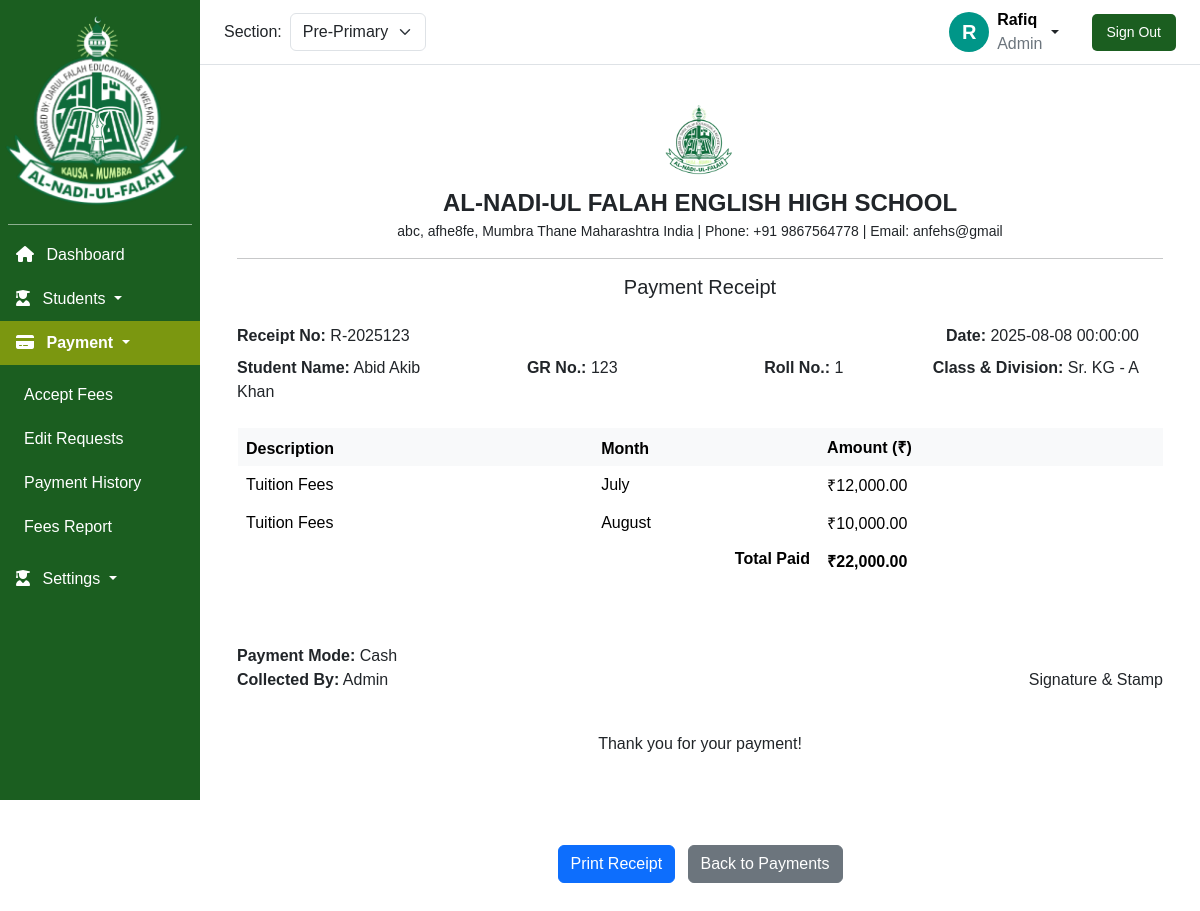
/index.php?page=payments/payment_history/view_receipt&receiptno=R-2025123 (signed in), run on the app's committed database.
### tables this page shows
CREATE TABLE `system_info` (
  `id` int(11) NOT NULL AUTO_INCREMENT,
  `school_name` varchar(100) NOT NULL,
  `email` varchar(50) NOT NULL,
  `phone_no` varchar(20) NOT NULL,
  `address` varchar(500) NOT NULL,
  `academic_year` varchar(10) NOT NULL,
  `logo` varchar(50) NOT NULL DEFAULT './assets/school.png',
  PRIMARY KEY (`id`)
);

CREATE TABLE `fees_table` (
  `id` int(11) NOT NULL AUTO_INCREMENT,
  `receipt_no` varchar(50) NOT NULL,
  `gr_no` varchar(20) NOT NULL,
  `student_name` varchar(255) NOT NULL,
  `description` varchar(50) NOT NULL,
  `amount_paid` int(10) unsigned NOT NULL,
  `due_amount` decimal(10,2) NOT NULL,
  `month_of_payment` varchar(10) NOT NULL,
  `payment_mode` varchar(100) NOT NULL,
  `payment_date` datetime NOT NULL,
  `accepted_by` varchar(20) NOT NULL,
  PRIMARY KEY (`id`),
  KEY `student_gr_no` (`gr_no`),
  CONSTRAINT `fees_table_ibfk_1` FOREIGN KEY (`gr_no`) REFERENCES `students` (`gr_no`)
);

CREATE TABLE `students` (
  `id` int(11) NOT NULL AUTO_INCREMENT,
  `gr_no` varchar(20) NOT NULL,
  `roll_no` int(10) unsigned NOT NULL,
  `first_name` varchar(50) NOT NULL,
  `father_name` varchar(50) NOT NULL,
  `surname` varchar(50) NOT NULL,
  `mother_name` varchar(50) NOT NULL,
  `contact_no` varchar(50) NOT NULL,
  `gender` enum('Male','Female') NOT NULL,
  `section` varchar(50) NOT NULL,
  `class` varchar(50) NOT NULL,
  `division` varchar(10) NOT NULL,
  `management_quota` enum('Yes','No') DEFAULT 'No',
  `discount_percentage` decimal(5,2) DEFAULT 0.00,
  `total_fees_paid` int(11) NOT NULL,
  `due_fees` int(11) NOT NULL,
  `created_at` timestamp NOT NULL DEFAULT current_timestamp(),
  PRIMARY KEY (`id`),
  UNIQUE KEY `gr_no` (`gr_no`),
  KEY `section` (`section`,`class`,`division`),
  KEY `section_2` (`section`,`class`,`division`),
  KEY `class` (`class`),
  KEY `division` (`division`),
  CONSTRAINT `students_ibfk_1` FOREIGN KEY (`section`) REFERENCES `sections` (`section_name`),
  CONSTRAINT `students_ibfk_2` FOREIGN KEY (`class`) REFERENCES `classes` (`class_name`)
);

### get_data/system_info.php (called while the page is built)
<?php
function getSystemInfo($conn)
{
    $query = "SELECT * FROM system_info";
    $result = $conn->query($query);
    $data = $result ? $result->fetch_assoc() : [];
    $schoolName = $data['school_name'] ?? 'Al Nadi Ul Falah';
    $schoolAddress = $data['address'] ?? '123 School Lane, City, Country';
    $schoolPhone = $data['phone_no'] ?? '123-456-7890';
    $schoolEmail = $data['email'] ?? 'info@al-nadi-ul-falah.com';
    $schoolLogo = $data['logo'] ?? 'default_logo.png';
    $academicYear = $data['academic_year'] ?? '2024-2025';
    $systemData = [
        'system_name' => $data['system_name'] ?? 'Fee Manager Portal',
        'school_name' => $schoolName,
        'email' => $schoolEmail,
        'phone' => $schoolPhone,
        'address' => $schoolAddress,
        'logo' => $schoolLogo,
        'academic_year' => $academicYear
    ];
    return $systemData;
}
$getSystemInfo = getSystemInfo($conn);

### get_data/get_student_data.php (called while the page is built, shortened)
<?php
$id = isset($_GET['id']) ? (int) $_GET['id'] : null;
function getStudentDataById($conn, $id) {
    return null;
}
$student = getStudentDataById($conn, $id);
$studentGrNo = isset($student['gr_no']) ? $student['gr_no'] : null;
$receiptNo = $_GET['receiptno'] ?? null;
function getFeesDataByReceiptNo($conn, $receiptNo, $studentGrNo) {
    if ($receiptNo) {
        $receiptNo = mysqli_real_escape_string($conn, $receiptNo);
        $query = "SELECT * FROM `fees_table`, `students` WHERE fees_table.receipt_no = '$receiptNo' AND students.gr_no = fees_table.gr_no";
        $result = mysqli_query($conn, $query);
        if ($result&& mysqli_num_rows($result) > 0) {
            return mysqli_fetch_all($result, MYSQLI_ASSOC);
        }
    }
    return null;
}
$feesDataByReceiptNo = getFeesDataByReceiptNo($conn, $receiptNo, $studentGrNo);

### get_data/view_receipt.php (the view, shortened to what this page needs)
<?php
$feesDataByReceiptNo['fees_details'] = getFeesDataByReceiptNo($conn, $receiptNo, $studentGrNo);
?>
<div class="container pb-5">
    <div id="receiptContent" class="receipt-box border-0 mx-auto bg-white">
        <div class="receipt-header">
            <img src="<?php echo $getSystemInfo['logo']; ?>" class="logo" alt="School Logo" style="max-height: 70px;">
            <div class="receipt-title"><?php echo $getSystemInfo['school_name']; ?></div>
            <small><?php echo $getSystemInfo['address']; ?> | Phone: <?php echo $getSystemInfo['phone']; ?> | Email:
                <?php echo $getSystemInfo['email']; ?></small>
            <hr>
            <h5 class="mt-3">Payment Receipt</h5>
        </div>
        <div class="row mb-4">
            <div class="row mb-2">
                <div class="col-md-6"><strong>Receipt No:</strong> <?php echo $feesDataByReceiptNo[0]['receipt_no'] ?><br>
                </div>
                <div class="col-md-6 text-md-end"><strong>Date:</strong>
                    <?php echo $feesDataByReceiptNo[0]['payment_date']; ?></div>
            </div>
            <div class="row">
                <div class="col-md-3"><strong>Student Name:</strong> <?php echo $feesDataByReceiptNo[0]['student_name']; ?>
                </div>
                <div class="col-md-3 text-md-center"><strong>GR No.:</strong>
                    <?php echo $feesDataByReceiptNo[0]['gr_no']; ?></div>
                <div class="col-md-3 text-md-center"><strong>Roll No.:</strong>
                    <?php echo $feesDataByReceiptNo[0]['roll_no']; ?></div>
                <div class="col-md-3 text-md-end"><strong>Class & Division:</strong>
                    <?php echo $feesDataByReceiptNo[0]['class'] . ' - ' . $feesDataByReceiptNo[0]['division']; ?></div>
            </div>
        </div>
        <table class="table table-bordered">
            <thead class="table-light">
                <tr class="border-none">
                    <th>Description</th>
                    <th>Month</th>
                    <th>Amount (₹)</th>
                </tr>
            </thead>
            <tbody>
                <?php
                if (empty($feesDataByReceiptNo['fees_details'])) {
                    echo "<tr class='border-none'><td colspan='3' class='text-center'>No fees data found for this receipt.</td></tr>";
                } else {
                    foreach ($feesDataByReceiptNo['fees_details'] as $fee) {
                        echo "<tr class='border-none'>
                            <td>" . htmlspecialchars($fee['description']) . "</td>
                            <td>" . htmlspecialchars($fee['month_of_payment']) . "</td>
                            <td>₹" . number_format($fee['amount_paid'], 2) . "</td>
                        </tr>";
                    }
                    echo "<tr class='border-none'>
                        <th colspan='2' class='text-end'>Total Paid</th>
                        <th>₹" . number_format(array_sum(array_column($feesDataByReceiptNo['fees_details'], 'amount_paid')), 2) . "</th>
                    </tr>";
                }
                ?>
            </tbody>
        </table>
        <br>
        <div class="row mt-4">
            <div class="col-md-6">
                <strong>Payment Mode:</strong> <?php echo $feesDataByReceiptNo[0]['payment_mode']; ?><br>
                <strong>Collected By:</strong> Admin
            </div>
            <div class="col-md-6 text-md-end">
                <p class="mt-4">Signature & Stamp</p>
            </div>
        </div>
        <div class="receipt-footer text-center mt-4">
            <p>Thank you for your payment!</p>
        </div>
    </div>
    <div class="text-center mt-5 no-print">
        <button onclick="printReceipt()" class="btn btn-primary">Print Receipt</button>
        <a href="view_payment.php" class="smart-link btn btn-secondary ms-2">Back to Payments</a>
    </div>
</div>

### includes/sidebar.php (shortened to what this page needs)
<?php
$currentPage = isset($_GET['page']) ? $_GET['page'] : '';
?>
<div class="min-vh-100 position-fixed text-white vh-100 py-3 col-lg-2" id="sidebar">
    <div class="logo-section mb-3 h-25">
        <img src="<?php echo htmlspecialchars($getSystemInfo['logo']); ?>" alt="School Logo"
            class="logo mx-auto d-block h-100 mb-2" loading="lazy">
    </div>
    <hr class="opacity-50 m-2">
    <div class="offcanvas-body h-75" style="overflow-y: scroll !important; scrollbar-width: none;">
        <div class="nav-bar">
            <ul class="navbar-nav justify-content-end flex-grow-1">
                <li class="nav-item">
                    <a class="nav-link ps-3 smart-link <?php echo ($currentPage == 'dashboard' || empty($currentPage)) ? 'active' : ''; ?>"
                        aria-current="page" href="index.php?page=dashboard">
                        <span class="icon"><i class="fa-solid fa-house me-2"></i></span>
                        Dashboard
                    </a>
                </li>
                <li class="nav-item dropdown" id="studentsDropdown">
                    <a class="nav-link dropdown-toggle ps-3 smart-link <?php echo (strpos($currentPage, 'students/') === 0) ? 'active' : ''; ?>"
                        href="" role="button" data-bs-toggle="dropdown"
                        aria-expanded="<?php echo (strpos($currentPage, 'students/') === 0) ? 'true' : 'false'; ?>">
                        <span class="icon"><i class="fa-solid fa-user-graduate me-2"></i></span>
                        Students
                    </a>
                </li>
                <li class="nav-item dropdown">
                    <a class="nav-link dropdown-toggle ps-3 smart-link <?php echo (strpos($currentPage, 'payments/') === 0) ? 'active' : ''; ?>"
                        href="" role="button" data-bs-toggle="dropdown"
                        aria-expanded="<?php echo (strpos($currentPage, 'payments/') === 0) ? 'true' : 'false'; ?>">
                        <span class="icon"><i class="fa-solid fa-credit-card me-2"></i></span>
                        Payment
                    </a>
                    <ul
                        class="dropdown-menu bg-green-dark border-0 rounded-0 <?php echo (strpos($currentPage, 'payments/') === 0) ? 'show' : ''; ?>">
                        <li>
                            <a class="dropdown-item ps-4 smart-link <?php echo ($currentPage == 'payments/accept_payment') ? 'active' : ''; ?>"
                                aria-expanded="<?php echo (strpos($currentPage, 'payments/accept_payment/') === 0) ? 'true' : 'false'; ?>"
                                href="index.php?page=payments/accept_payment">Accept Fees</a>
                        </li>
                        <?php if ($_SESSION['role'] === 'Admin') { ?>
                        <li>
                            <a class="dropdown-item ps-4 smart-link <?php echo ($currentPage == 'payments/edit_data/admin_approval') ? 'active' : ''; ?>"
                                aria-expanded="<?php echo (strpos($currentPage, 'payments/view_payments/') === 0) ? 'true' : 'false'; ?>"
                                href="index.php?page=payments/edit_data/admin_approval">Edit Requests</a>
                        </li>
                        <?php } ?>
                        <li>
                            <a class="dropdown-item ps-4 smart-link <?php echo ($currentPage == 'payments/payment_history') ? 'active' : ''; ?>"
                                aria-expanded="<?php echo (strpos($currentPage, 'payments/payment_history/') === 0) ? 'true' : 'false'; ?>"
                                href="index.php?page=payments/payment_history">Payment History</a>
                        </li>
                        <li>
                            <a class="dropdown-item ps-4 smart-link <?php echo ($currentPage == 'payments/generate_report') ? 'active' : ''; ?>"
                                aria-expanded="<?php echo (strpos($currentPage, 'payments/generate_report/') === 0) ? 'true' : 'false'; ?>"
                                href="index.php?page=payments/generate_report">Fees Report</a>
                        </li>
                    </ul>
                </li>
                <li class="nav-item dropdown">
                    <a class="nav-link dropdown-toggle ps-3 smart-link <?php echo (strpos($currentPage, 'settings/') === 0) ? 'active' : ''; ?>"
                        href="" role="button" data-bs-toggle="dropdown"
                        aria-expanded="<?php echo (strpos($currentPage, 'settings/') === 0) ? 'true' : 'false'; ?>">
                        <span class="icon"><i class="fa-solid fa-user-graduate me-2"></i></span>
                        Settings
                    </a>
                </li>
            </ul>
        </div>
    </div>
</div>

### css/style.css (style rules this page uses)
:root { --green: #1b5e20; }
html { overflow: auto; scrollbar-width: none; }
* { margin: 0; padding: 0; box-sizing: border-box; font-family: Arial, sans-serif; }
.bg-green-dark { background-color: var(--green); }
#sidebar { min-width: 200px; max-width: 200px; min-height: 100vh; background: var(--green); color: white; }
#sidebar .dropdown .dropdown-menu a.dropdown-item, #sidebar .navbar-nav .nav-link { color: white !important; text-decoration: none; display: block; padding: 10px; }
#sidebar .dropdown-menu.show { position: unset !important; transform: none !important; }
.active { font-weight: bold; color: #1b5e20 !important; margin: 0; }
#sidebar .nav-item .active, #sidebar .dropdown .dropdown-menu a.dropdown-item.active { background-color: #7b9710 !important; }
.container { margin-top: 5rem !important; }
tr td { align-content: center; }

### index.php (style rules this page uses)
body { overflow-x: hidden; }

### includes/sidebar.php (style rules this page uses)
a.nav-link.ps-3.smart-link, a.dropdown-item.ps-4.smart-link { cursor: pointer }

### get_data/view_receipt.php (style rules this page uses)
.receipt-box { border: 1px solid #ccc; padding: 25px; border-radius: 8px; background: #fff; }
.receipt-header { text-align: center; margin-bottom: 25px; }
.receipt-title { font-size: 1.5rem; font-weight: 600; }
.border-none { border: transparent !important; }
.logo { margin-bottom: 10px; }

### data on the page
system_info: logo (picture), school_name "AL-NADI-UL FALAH ENGLISH HIGH SCHOOL", address "abc, afhe8fe, Mumbra Thane Maharashtra India", phone_no "+91 9867564778", email "anfehs@gmail"
fees_table: receipt_no "R-2025123", payment_date "2025-08-08 00:00:00", student_name "Abid Akib Khan", description "Tuition Fees", month_of_payment "July", amount_paid "12,000.00", payment_mode "Cash"
students: gr_no "123", roll_no "1", class "Sr. KG", division "A"
fees_table: description "Tuition Fees", month_of_payment "August", amount_paid "10,000.00"

### other printed values
$firstLetter "R"
$profileName "Rafiq"
$_SESSION['role'] "Admin"
form field section "Pre-Primary"
